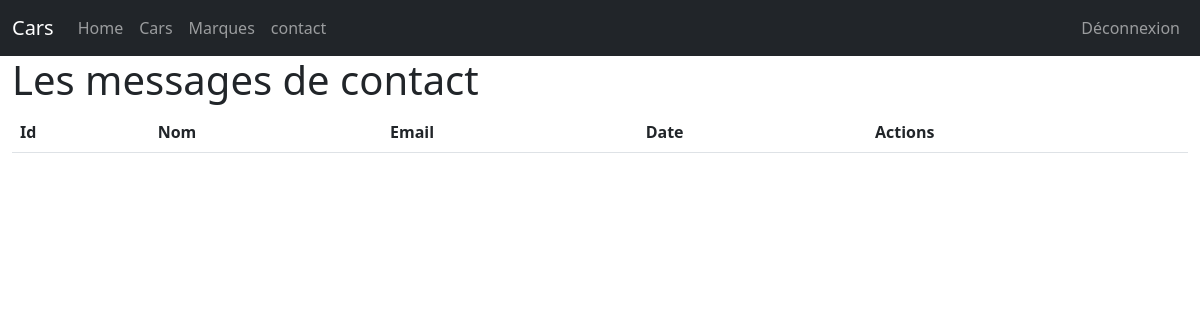
/admin/contact.php (signed in), run on an earlier commit of the app's database.
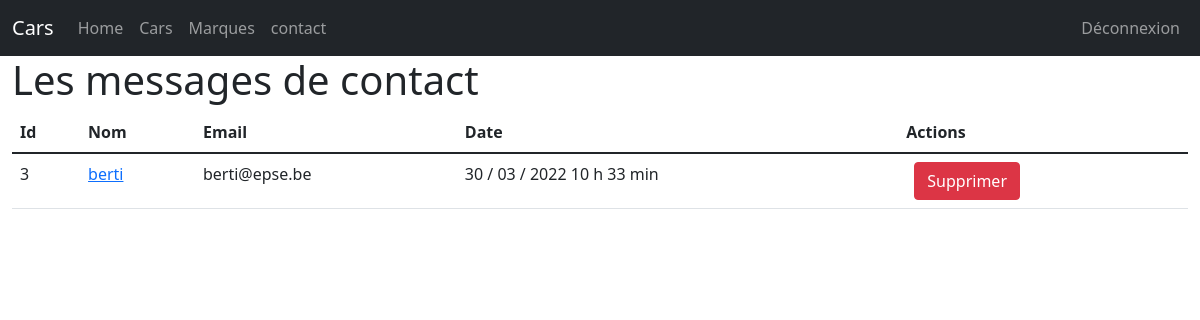
And on a later commit of the database.
### tables this page shows
CREATE TABLE IF NOT EXISTS `contact` (
  `id` int(11) NOT NULL AUTO_INCREMENT,
  `nom` varchar(255) NOT NULL,
  `email` varchar(255) NOT NULL,
  `message` text NOT NULL,
  `date` datetime NOT NULL,
  PRIMARY KEY (`id`)
);

### admin/contact.php (the view, shortened to what this page needs)
<?php
    require "../connexion.php";
?>
<!DOCTYPE html>
<html lang="en">
<head>
    <link href="https://cdn.jsdelivr.net/npm/bootstrap@5.1.3/dist/css/bootstrap.min.css" rel="stylesheet">
    <link rel="stylesheet" href="style.css">
</head>
<body>
    <?php
        include("partials/header.php");
    ?>
    <div class="container-fluid">
        <h1>Les messages de contact</h1>
        <table class="table table-hover">
            <thead>
                <tr>
                    <th>Id</th>
                    <th>Nom</th>
                    <th>Email</th>
                    <th>Date</th>
                    <th>Actions</th>
                </tr>
            </thead>
            <tbody>
                <?php
                      $contact = $bdd->query("SELECT id,nom,email,DATE_FORMAT(date,'%d / %m / %Y %H h %i min') AS myDate FROM contact ORDER BY date DESC");
                       while($donContact = $contact->fetch())
                       {
                            echo "<tr>";
                                echo "<td>".$donContact['id']."</td>";
                                echo "<td><a href='contactShow.php?id=".$donContact['id']."'>".$donContact['nom']."</a></td>";
                                echo "<td>".$donContact['email']."</td>";
                                echo "<td>".$donContact['myDate']."</td>";
                                echo "<td>";
                                    echo "<a href='contact.php?delete=".$donContact['id']."' class='btn btn-danger mx-2'>Supprimer</a>";
                                echo "</td>";
                            echo "</tr>";
                       }
                ?>
            </tbody>
        </table>
    </div>
</body>
</html>

### admin/partials/header.php (shortened to what this page needs)
<nav class="navbar navbar-expand-lg navbar-dark bg-dark">
  <div class="container-fluid">
    <a class="navbar-brand" href="../index.php">Cars</a>
    <div class="collapse navbar-collapse" id="navbarNavAltMarkup">
      <div class="navbar-nav">
        <a class="nav-link" href="dashboard.php">Home</a>
        <a class="nav-link" href="cars.php">Cars</a>
        <a class="nav-link" href="mark.php">Marques</a>
        <a class="nav-link" href="contact.php">contact</a>
      </div>
      <ul class="navbar-nav ms-auto">
          <a class="nav-link" href="dashboard.php?deco=ok">Déconnexion</a>
      </ul>
    </div>
  </div>
</nav>

What changed in the data, as far as the page shows it:
added contact: id "3", nom "berti", email "berti@epse.be", myDate "30 / 03 / 2022 10 h 33 min"
